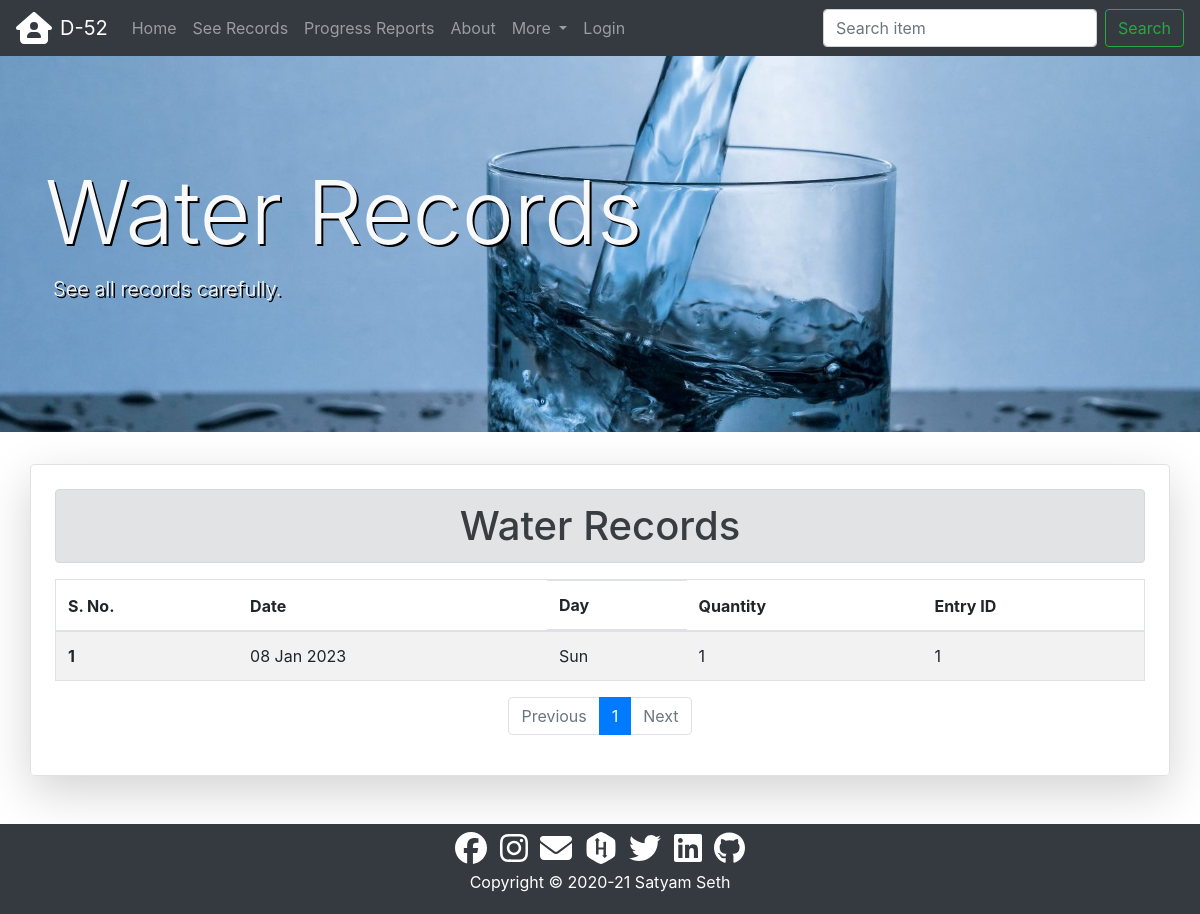
/data/detailed_water/, run on an earlier commit of the app's database.
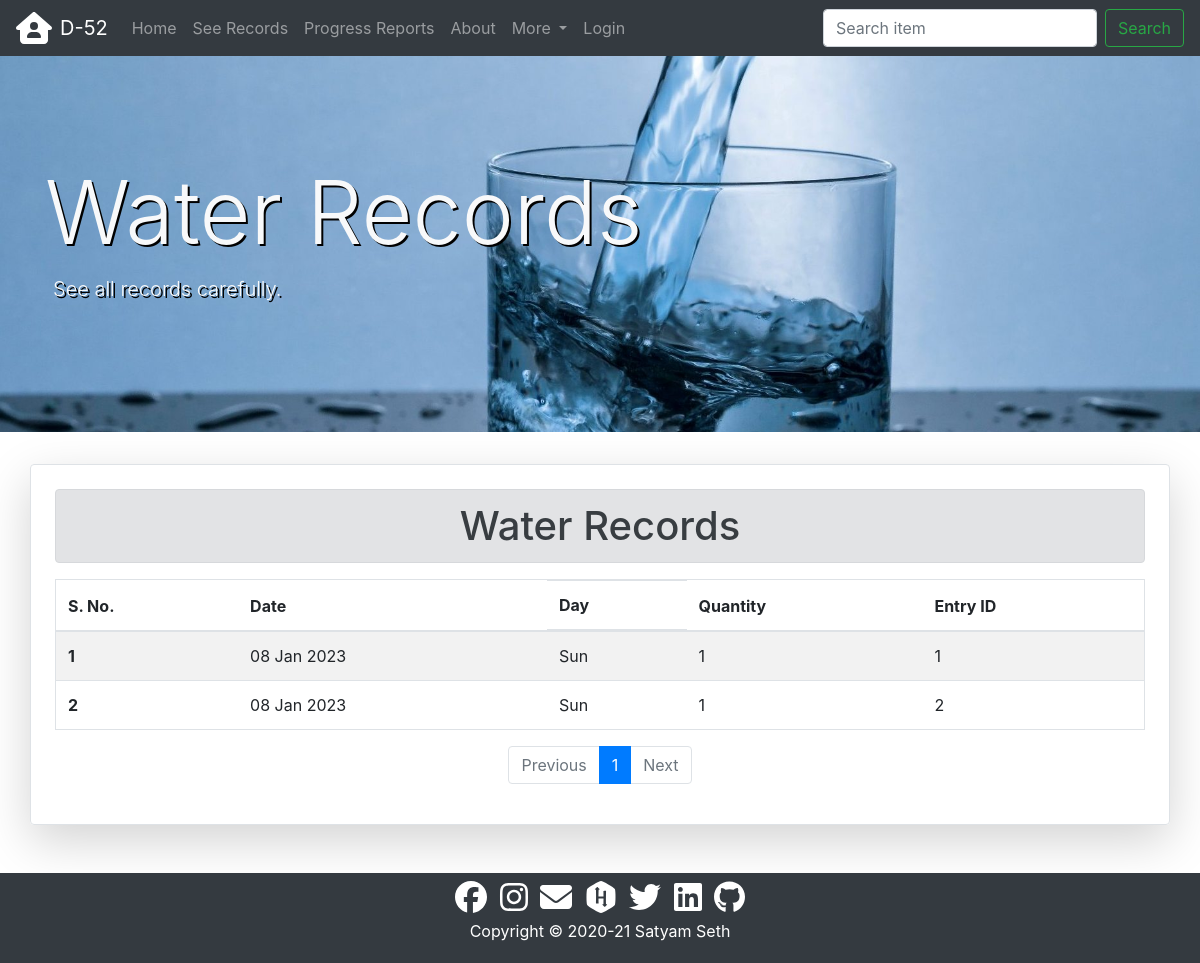
And on a later commit of the database.
### data/models.py (models this page shows, shortened)
class Water(models.Model):
    quantity = models.PositiveIntegerField(
        default=1, validators=[MaxValueValidator(5), MinValueValidator(1)]
    )
    adder = models.ForeignKey(User, on_delete=models.SET_NULL, null=True)
    purchase_date = models.DateField()
    modified_on = models.DateTimeField(auto_now=True)
    created_on = models.DateTimeField(auto_now_add=True)

### data/views.py (the view)
# urls.py: path("detailed_water/", views.WaterListView.as_view(), name="detailed_water"),
class WaterListView(ListView):
    model = Water
    paginate_by = 20
    paginate_orphans = 10
    ordering = ["-purchase_date"]

### data/templates/data/water_list.html (shortened to what this page needs)
{% extends 'core/base.html' %}
{% load static %}
{% block css %}
<link rel="stylesheet" href="{% static 'data/css/style.css' %}">
{% endblock %}
{% block content %}
<div class="jumbotron jumbotron-fluid water mt-5">
  <div class="container py-5 text-light">
    <div>
      <h1 class="display-2">Water Records</h1>
    </div>
    <div class="lead">
      <p class="pl-2">See all records carefully.</p>
    </div>
  </div>
</div>
<div class="container shadow-lg p-4 mb-5 rounded border">
  <h1 class="text-center alert alert-secondary">Water Records</h1>
  {% if water_list %}
  <div class="table-responsive">
    <table class="table table-hover table-striped border">
      <thead>
        <tr>
          <th scope="col">S. No.</th>
          <th scope="col">Date</th>
          <th scope="col" class="d-none d-sm-block">Day</th>
          <th scope="col">Quantity</th>
          <th scope="col">Entry ID</th>
        </tr>
      </thead>
      <tbody>
        {% for water in water_list %}
        <tr>
          <th scope="row">{{forloop.counter}}</th>
          <td>{{water.purchase_date|date:"d M Y"}}</td>
          <td class="d-none d-sm-block">{{water.purchase_date|date:"D"}}</td>
          <td>{{water.quantity}}</td>
          <td>{{water.id}}</td>
        </tr>
        {% endfor %}
      </tbody>
    </table>
    <div>
      {% include 'core/pagination.html' %}
    </div>
  </div>
  {% else %}
  <h4 class="text-center alert alert-warning">No Records Found</h4>
  {% endif %}
</div>
{% endblock content %}

What changed in the data, as far as the page shows it:
added Water: purchase_date "08 Jan 2023", purchase_date "Sun", quantity "1", id "2"
